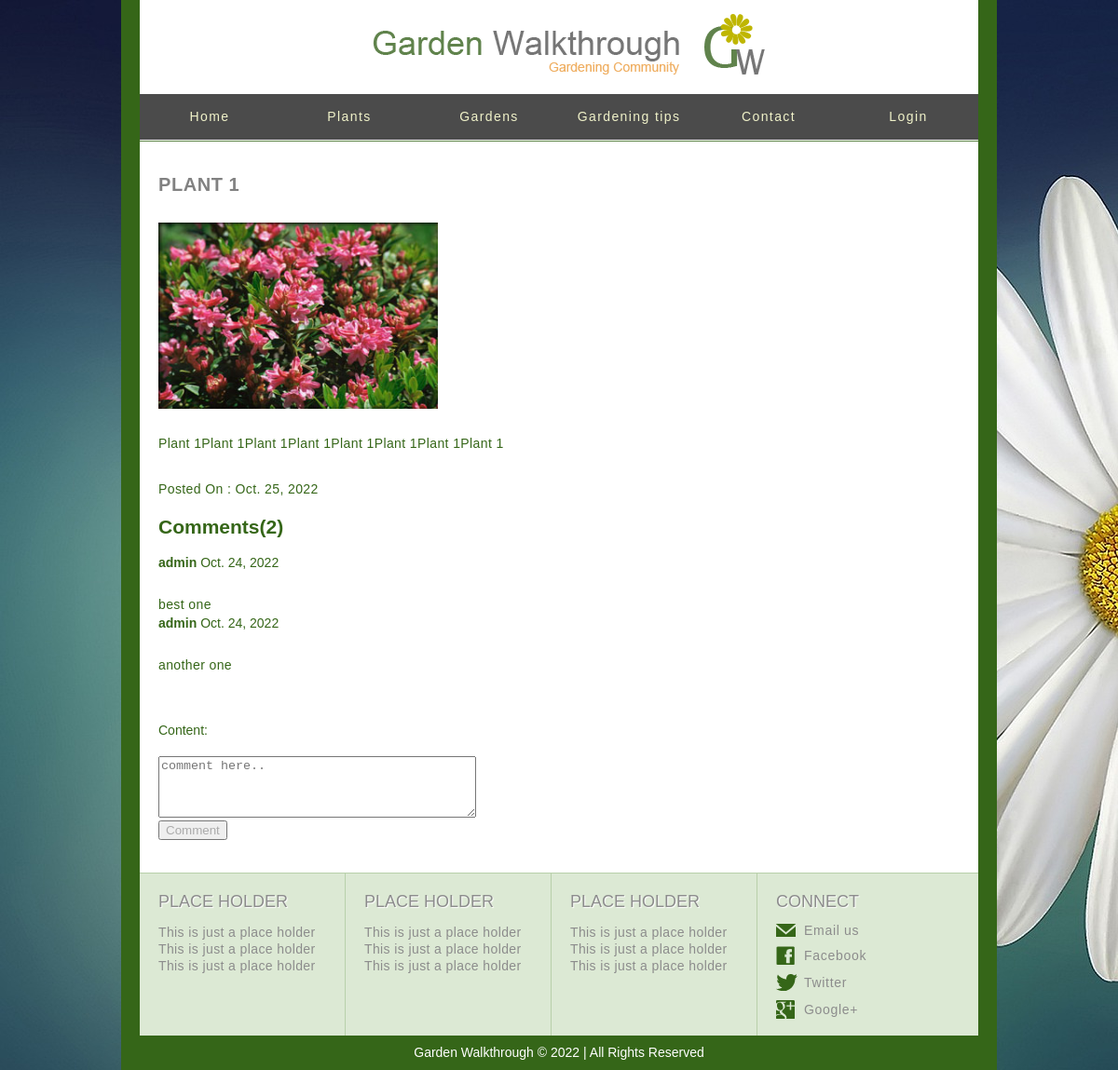
Screenshot of /plant/1 with the database file from the repository.
### plants/models.py (models this page shows, shortened)
class Plant(models.Model):
    title=models.CharField(max_length=30)
    image=models.ImageField()
    descreption=models.TextField()
    uploaded_date=models.DateField(auto_now=True)

class Comment(models.Model):
    user=models.ForeignKey(to=User,on_delete=models.CASCADE)
    plant_comment=models.ForeignKey(to=Plant,on_delete=models.CASCADE)
    date_comment=models.DateField(auto_now_add=True)
    content=models.TextField()

### plants/views.py (the view, shortened to what this page needs)
# urls.py: path('plant/<int:pk>', views.PlantDetailView.as_view(),name='plant'),
class PlantDetailView(DetailView):
    template_name= 'plant_detail.html'
    model=Plant
    context_object_name='Plantt'
    form=CommentForm
    def get_context_data(self, **kwargs):
        post_comments=Comment.objects.all().filter(plant_comment=self.object.id)
        post_comments_count=Comment.objects.all().filter(plant_comment=self.object.id).count()
        context=super().get_context_data(**kwargs)
        context.update({'form':self.form,'post_comments':post_comments,'post_comments_count':post_comments_count})
        return context

### templates/plant_detail.html (shortened to what this page needs)
{% extends 'base.html' %}
{% load static %}
{% block body %}
<body>
		<div id="body">
			<div id="content">
				<h1>{{Plantt.title}}</h1>
					<ul class="section">
					<li>
						<img style="width:300px;height:200px" src="{{ Plantt.image.url }}" alt="Image" >
					</li>
                    <div>
                        <p>
                            {{Plantt.descreption}}
                        </p>
						<p>
							Posted On : {{Plantt.uploaded_date}}
						 </p>
                    </div>
                         <div>
							<h2>Comments({{post_comments_count}})</h2>
							{% for post_comment in post_comments %}
                         <b>{{post_comment.user}}</b>
                        <time>{{post_comment.date_comment}}</time>
						<p>{{post_comment.content}} </p>
						{% endfor %}
						 </div>
						 <div>
						<form method="POST" action={% url 'plants:plant' Plantt.id %}>
							{{form}}
							<button type= "submit" value="Comment" name="Comment" >Comment</button>
						</form>
					</div>
				</ul>
			</div>
		</div>
</body>
{% endblock body %}

### static/css/style.css (style rules this page uses)
body { background: url(../images/bg-body3.jpg) repeat; color: #356618; font-family: Arial, Helvetica, sans-serif; font-size: 14px; margin: 0; min-width: 940px; padding: 0; }
img { border: 0; }
p { margin: 0; text-align: justify; }
#body { background: #ffffff; }
#body div#content ul.section li img, #body div.header ul li a.figure { display: block; float: left; text-decoration: none; }
#body div.body ul li:first-child, #body div#content ul.section li:first-child, #body div#content div#sidebar div ul li:first-child { margin: 0; }
#body div#content { border-top: 1px solid #5d8546; overflow: hidden; padding: 35px 20px; }
#body div#content h1 { color: #818181; font-size: 20px; letter-spacing: 0.028em; margin: 0; text-transform: uppercase; }
#body div#content p { letter-spacing: 0.028em; line-height: 24px; padding: 25px 0 0; }
#body div#content ul.section { list-style: none; margin: 0; padding: 29px 0 0; }
#body div#content ul.section li { margin: 35px 0 0; overflow: hidden; }
#body div#content form { margin: 0; padding: 30px 0 0; }
#body div#content form label { display: block; margin: 20px 0; overflow: hidden; }
button { cursor: pointer; outline: 0; color: #AAA; }

### rows the page displays
Plant: title "PLANT 1", image (picture), descreption "Plant 1Plant 1Plant 1Plant 1Plant 1Plant 1Plant 1Plant 1", uploaded_date "Oct. 25, 2022"
Comment: user "admin", date_comment "Oct. 24, 2022", content "best one"
Comment: user "admin", date_comment "Oct. 24, 2022", content "another one"

### other values shown
{{ post_comments_count }} "2"
